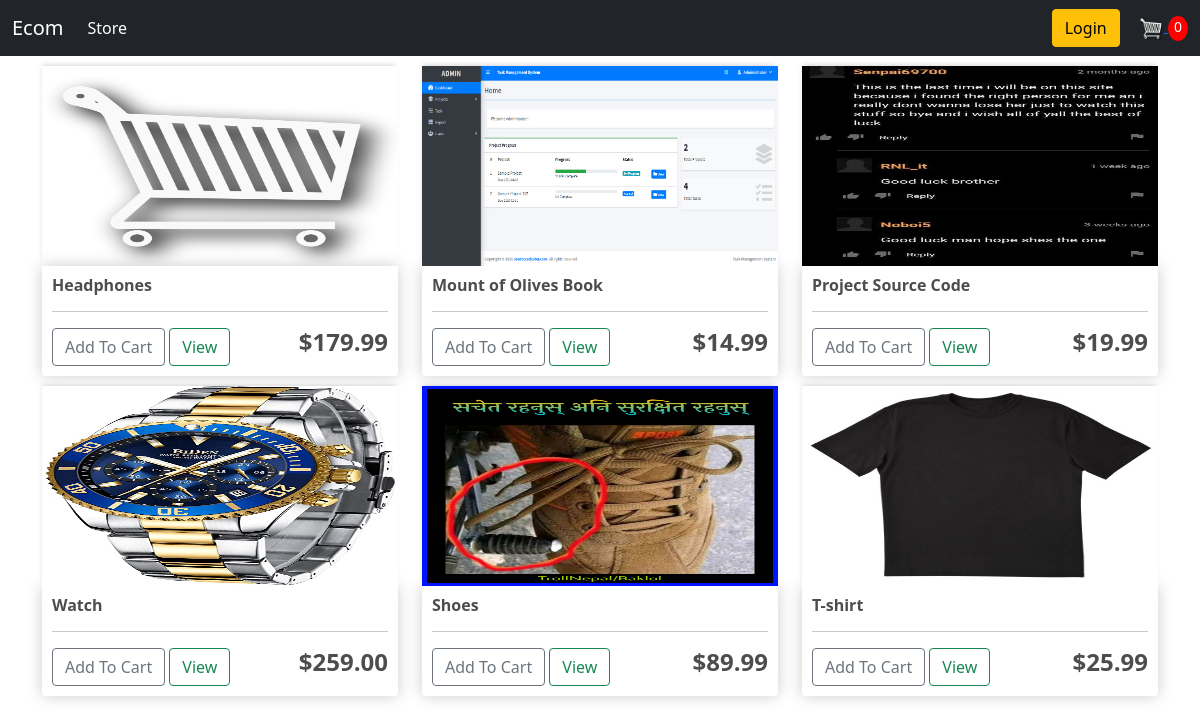
The page / on the database its author committed.
### store/models.py (models this page shows, shortened)
class product(models.Model):
     name=models.CharField(max_length=200,null=True)
     price=models.FloatField()
     digital=models.BooleanField(default=False,null=True,blank=False)
     image=models.ImageField(null=True,blank=True)
     @property
     def imageUrl(self):
        try:
            Url=self.image.url
        except:
            Url=''
        return Url

### store/views.py (the view)
# urls.py: path('',include('store.urls'))
def store(request):
    if request.user.is_authenticated:
        customer = request.user.customer
        Order, created = order.objects.get_or_create(customer=customer, complete=False)
        items = Order.order_item_set.all()
        cartItems=Order.get_cart_items
    else:
        items = []
        Order = {'get_cart_total': 0, 'get_cart_items': 0,'shipping':False}
        cartItems=Order['get_cart_items']
    products=product.objects.all()
    context={'products':products,'cartItems':cartItems}
    return render(request,'store/store.html',context)

### store/templates/store/store.html
{%extends 'store/main.html'%} {% block content %}
<div class="row">
    {% for product in products %}
    <div class="col-lg-4" style="margin-top: 10px;">
        <img class="thumbnail" src="{{product.imageUrl}}">
        <div class="box-element product">
            <h6><strong>{{product.name}}</strong></h6>
            <hr>
            <button data-product={{product.id}} data-action="add" class="btn btn-outline-secondary add-btn update-cart">Add To Cart</button>
            <a class="btn btn-outline-success" href="">View</a>
            <h4 style="display: inline-block; float: right"><strong>${{product.price|floatformat:2}}</strong></h4>
        </div>
    </div>
    {% endfor %}
</div>
{% endblock content %}

### static/css/main.css (style rules this page uses)
body { background-color: hsl(0, 0%, 98%); }
h1, h2, h3, h4, h5, h6 { color: hsl(0, 0%, 30%); }
.box-element { box-shadow: hsl(0, 0%, 80%) 0 0 16px; background-color: #fff; border-radius: 4px; padding: 10px; }
.thumbnail { width: 100%; height: 200px; -webkit-box-shadow: -1px -3px 5px -2px rgba(214, 214, 214, 1); -moz-box-shadow: -1px -3px 5px -2px rgba(214, 214, 214, 1); box-shadow: -1px -3px 5px -2px rgba(214, 214, 214, 1); }
.product { border-radius: 0 0 4px 4px; }
.col-lg-4, .col-lg-6, .col-lg-8, .col-lg-12 { margin-top: 10px; }
.btn { border-radius: 0; }

### rows shown on the page
product: imageUrl (picture), name "Headphones", price "179.99"
product: imageUrl (picture), name "Mount of Olives Book", price "14.99"
product: imageUrl (picture), name "Project Source Code", price "19.99"
product: imageUrl (picture), name "Watch", price "259.00"
product: imageUrl (picture), name "Shoes", price "89.99"
product: imageUrl (picture), name "T-shirt", price "25.99"

### other values the page prints
{{ cartItems }} "0"
